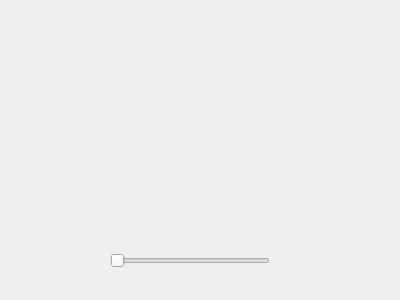
<?xml version="1.0" encoding="UTF-8"?>
<ui version="4.0">
 <class>running</class>
 <widget class="QWidget" name="running">
  <property name="geometry">
   <rect>
    <x>0</x>
    <y>0</y>
    <width>400</width>
    <height>300</height>
   </rect>
  </property>
  <property name="windowTitle">
   <string>Form</string>
  </property>
  <widget class="QSlider" name="horizontalSlider">
   <property name="geometry">
    <rect>
     <x>110</x>
     <y>250</y>
     <width>160</width>
     <height>22</height>
    </rect>
   </property>
   <property name="orientation">
    <enum>Qt::Horizontal</enum>
   </property>
  </widget>
 </widget>
 <resources/>
 <connections/>
</ui>
